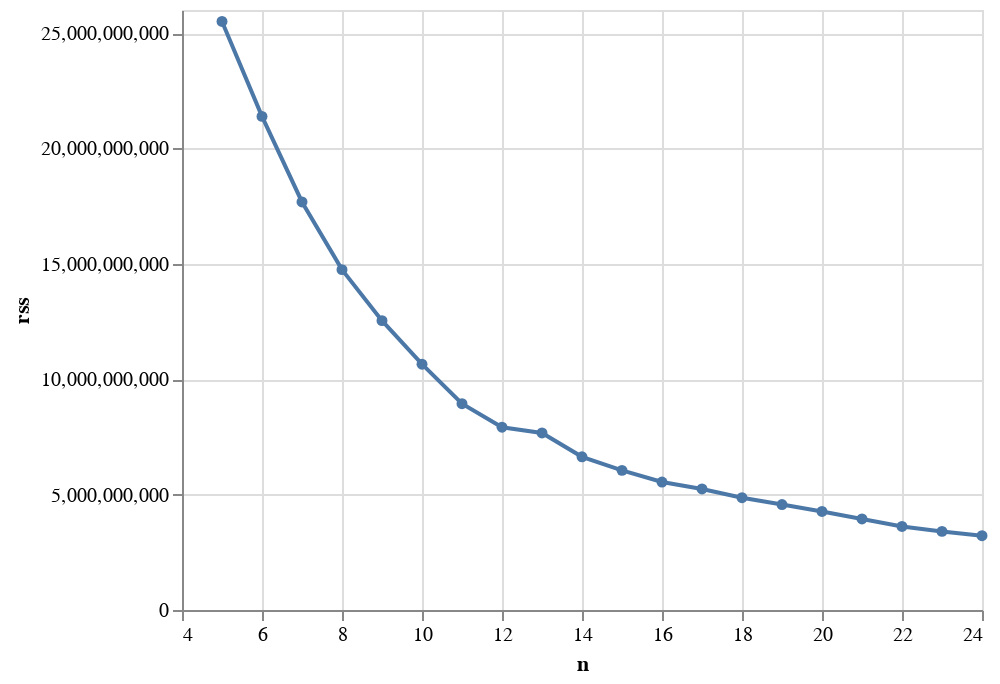

Notebook code cell kept with this figure:
### Code cell
alt.Chart(pd.DataFrame({'n':topic_numbers, 'rss':rss_scores}))\
.mark_line(point=True)\
.encode(
    x='n:Q',
    y='rss:Q',
)

### Figure 1 — Vega-Lite specification as saved in the notebook (floating-point values rounded to 4 significant figures)
{"$schema": "https://vega.github.io/schema/vega-lite/v2.6.0.json", "config": {"view": {"height": 300, "width": 400}}, "data": {"name": "data-031498ce7162d70f40392c1289216041"}, "datasets": {"data-031498ce7162d70f40392c1289216041": [{"n": 5, "rss": 25500000000.0}, {"n": 6, "rss": 21390000000.0}, {"n": 7, "rss": 17680000000.0}, {"n": 8, "rss": 14750000000.0}, {"n": 9, "rss": 12540000000.0}, {"n": 10, "rss": 10650000000.0}, {"n": 11, "rss": 8939000000.0}, {"n": 12, "rss": 7921000000.0}, {"n": 13, "rss": 7674000000.0}, {"n": 14, "rss": 6638000000.0}, {"n": 15, "rss": 6051000000.0}, {"n": 16, "rss": 5546000000.0}, {"n": 17, "rss": 5244000000.0}, {"n": 18, "rss": 4864000000.0}, {"n": 19, "rss": 4569000000.0}, {"n": 20, "rss": 4271000000.0}, {"n": 21, "rss": 3947000000.0}, {"n": 22, "rss": 3622000000.0}, {"n": 23, "rss": 3406000000.0}, {"n": 24, "rss": 3219000000.0}]}, "encoding": {"x": {"field": "n", "type": "quantitative"}, "y": {"field": "rss", "type": "quantitative"}}, "mark": {"point": true, "type": "line"}}
